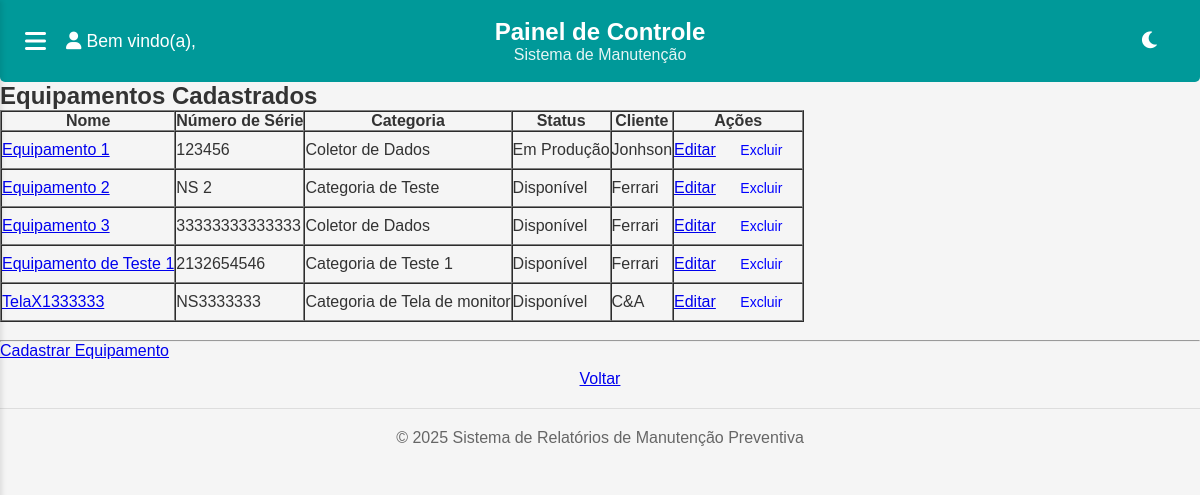
/equipamentos/, run on the app's committed database.
### equipamentos/models.py (models this page shows, shortened)
class Equipamento(models.Model):
    SITUACAO_CHOICES = (
        ('em_contrato', 'Em contrato'),
        ('sem_contrato', 'Sem contrato'),
    )
    STATUS_CHOICES = (
        ('em_producao', 'Em Produção'),
        ('disponivel', 'Disponível'),
        ('em_manutencao', 'Em Manutenção'),
        ('danificado', 'Danificado'),
        ('indisponivel', 'Indisponível'),
    )
    nome = models.CharField(max_length=255)
    etiqueta = models.CharField(max_length=100, blank=True)
    numero_serie = models.CharField(max_length=100, unique=True)
    codigo_referencia = models.CharField(max_length=100, blank=True)
    categoria = models.ForeignKey(CategoriaEquipamento, on_delete=models.SET_NULL, null=True, blank=True)
    fabricante = models.CharField(max_length=100, blank=True)
    marca = models.CharField(max_length=100, blank=True)
    modelo = models.CharField(max_length=100, blank=True)
    situacao = models.CharField(max_length=20, choices=SITUACAO_CHOICES, default='em_contrato')
    status = models.CharField(max_length=20, choices=STATUS_CHOICES, default='disponivel')
    data_compra = models.DateField(null=True, blank=True)
    data_garantia = models.DateField(null=True, blank=True)
    custo = models.DecimalField(max_digits=10, decimal_places=2, null=True, blank=True)
    descricao = models.TextField(blank=True)
    fornecedores = models.CharField(max_length=255, blank=True)
    utilizado_por = models.CharField(max_length=255, blank=True)
    tags = models.CharField(max_length=255, blank=True)
    cliente = models.ForeignKey(Cliente, on_delete=models.SET_NULL, null=True, blank=True)
    cadastrado_por = models.ForeignKey(Usuario, on_delete=models.SET_NULL, null=True, blank=True, related_name='equipamentos_cadastrados')
    cadastrado_em = models.DateTimeField(auto_now_add=True)
    alterado_por = models.ForeignKey(Usuario, on_delete=models.SET_NULL, null=True, blank=True, related_name='equipamentos_alterados')
    alterado_em = models.DateTimeField(auto_now=True)
    parametros_personalizados = models.ManyToManyField(ParametroEquipamento, blank=True)

class CategoriaEquipamento(models.Model):
    nome = models.CharField(max_length=100, unique=True)
    parametros = models.ManyToManyField(ParametroEquipamento, blank=True)
    def __str__(self):
        return self.nome

### clientes/models.py (models this page shows, shortened)
class Cliente(models.Model):
    nome_fantasia = models.CharField(max_length=255)
    razao_social = models.CharField(max_length=255, blank=True)
    cnpj = models.CharField(max_length=18, unique=True)
    email = models.EmailField(blank=True)
    endereco = models.CharField(max_length=255)
    sigla = models.CharField(max_length=50, blank=True, verbose_name='Sigla do Cliente')
    unidade = models.CharField(max_length=100, blank=True)
    sub_local = models.CharField(max_length=100, blank=True, verbose_name='Sub-local')
    responsavel = models.CharField(max_length=255, blank=True)
    logo = models.ImageField(upload_to='clientes/logos/', null=True, blank=True)
    numero_contrato = models.CharField(max_length=100, blank=True)
    data_inicio_contrato = models.DateField(null=True, blank=True)
    data_vencimento_contrato = models.DateField(null=True, blank=True)
    data_cadastro = models.DateTimeField(default=timezone.now, editable=False)

### equipamentos/views.py (the view)
# urls.py: path('', views.listar_equipamentos, name='listar_equipamentos'),
def listar_equipamentos(request):
    equipamentos = Equipamento.objects.all()
    return render(request, 'equipamentos/listar_equipamentos.html', {'equipamentos': equipamentos})

### equipamentos/templates/equipamentos/listar_equipamentos.html (shortened to what this page needs)
{% extends 'base.html' %}
{% block content %}
<h2>Equipamentos Cadastrados</h2>
<table border="1" cellspacing="0" cellpadding="8">
    <thead>
        <tr>
            <th>Nome</th>
            <th>Número de Série</th>
            <th>Categoria</th>
            <th>Status</th>
            <th>Cliente</th>
            <th>Ações</th>
        </tr>
    </thead>
    <tbody>
        {% for equipamento in equipamentos %}
        <tr>
            <td><a href="{% url 'equipamentos:detalhes_equipamento' equipamento.id %}">{{ equipamento.nome }}</a></td>
            <td>{{ equipamento.numero_serie }}</td>
            <td>{{ equipamento.categoria }}</td>
            <td>{{ equipamento.get_status_display }}</td>
            <td>{{ equipamento.cliente.nome_fantasia }}</td>
            <td>
                <a href="{% url 'equipamentos:editar_equipamento' equipamento.id %}">Editar</a>
                <form method="POST" action="{% url 'equipamentos:excluir_equipamento' equipamento.id %}" style="display:inline;" onsubmit="return confirm('Tem certeza que deseja excluir este equipamento?');">
                    <button type="submit" style="background:none;border:none;color:blue;cursor:pointer;">Excluir</button>
                </form>
            </td>
        </tr>
        {% empty %}
        <tr>
            <td colspan="6">Nenhum equipamento cadastrado.</td>
        </tr>
        {% endfor %}
    </tbody>
</table>
<br><hr>
<div>
    <a href="{% url 'equipamentos:cadastrar_equipamento' %}" class="btn btn-primary mb-3">Cadastrar Equipamento</a>
    <a href="{% url 'core:dashboard' %}" style="display:block; text-align:center; margin-top:10px;">Voltar</a>
</div>
{% endblock %}

### static/css/global.css (style rules this page uses)
* { margin: 0; padding: 0; box-sizing: border-box; font-family: Arial, sans-serif; }
:root { --primary-color: #009999; --secondary-color: #008080; --background-color: #f5f5f5; --card-background: white; --subcard-background: #f0f0f0; --text-color: #333; --text-secondary: #666; }
body { background-color: var(--background-color); color: var(--text-color); min-height: 100vh; margin: 0; display: flex; flex-direction: column; }
button { background-color: #009999; color: white; border: none; padding: 10px 20px; border-radius: 5px; cursor: pointer; font-size: 14px; transition: all 0.3s ease; }

### data on the page
Equipamento: nome "Equipamento 1", numero_serie "123456", categoria "Coletor de Dados", status "Em Produção", cliente.nome_fantasia "Jonhson"
Equipamento: nome "Equipamento 2", numero_serie "NS 2", categoria "Categoria de Teste", status "Disponível", cliente.nome_fantasia "Ferrari"
Equipamento: nome "Equipamento 3", numero_serie "33333333333333", categoria "Coletor de Dados", status "Disponível", cliente.nome_fantasia "Ferrari"
Equipamento: nome "Equipamento de Teste 1", numero_serie "2132654546", categoria "Categoria de Teste 1", status "Disponível", cliente.nome_fantasia "Ferrari"
Equipamento: nome "TelaX1333333", numero_serie "NS3333333", categoria "Categoria de Tela de monitor", status "Disponível", cliente.nome_fantasia "C&A"
